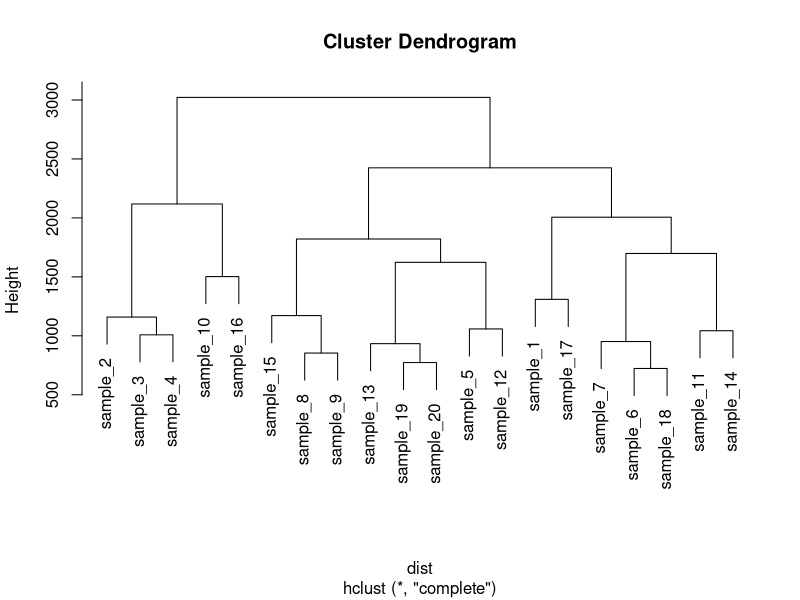
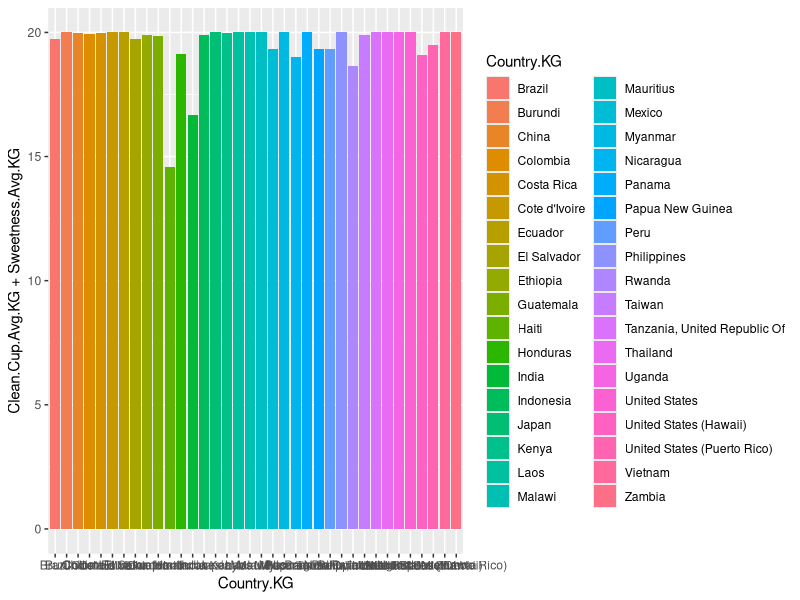

These figures' R source, in order:
## ---- chunk 1
library(tidyverse)
## ---- chunk 2
coffee_reviews <- read_csv("data/cleaned_coffee.csv")

coffee_avg <- read_csv("data/coffee_avg.csv")

## ---- chunk 3

# Dataset 
data <- matrix( sample(seq(1,2000),200), ncol = 10 )
rownames(data) <- paste0("sample_" , seq(1,20))
colnames(data) <- paste0("variable",seq(1,10))

# Euclidean distance
dist <- dist(data[ , c(4:8)] , diag=TRUE)

# Hierarchical Clustering with hclust
hc <- hclust(dist)

# Plot the result
plot(hc)

## ---- chunk 4

ggplot(coffee_avg,
       aes(x = Country.KG,
           y = Clean.Cup.Avg.KG + 
               Sweetness.Avg.KG,
           fill = Country.KG) 
       ) +
  geom_col()

